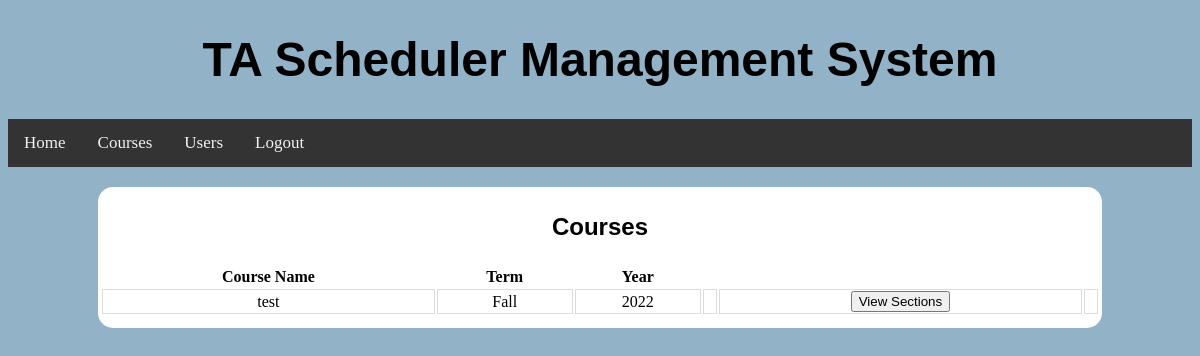
Before: /courses/ (signed in) with the older database file.
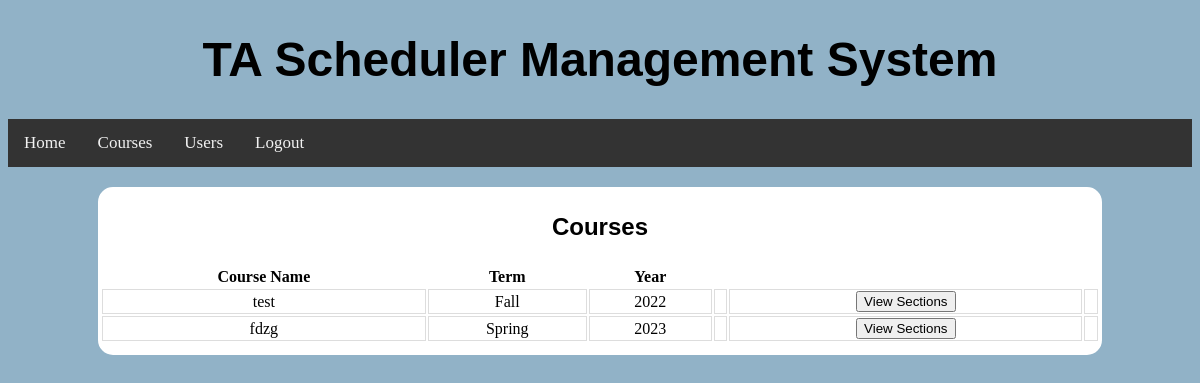
After: the same page with the newer database file.
### BackendWork/models.py (models this page shows, shortened)
class ClassList(models.Model):
    TERM_CHOICES = (('Summer', 'SUMMER'), ('Fall', 'FALL'), ('Winter', 'WINTER'), ('Spring', 'SPRING'))
    name = models.CharField(max_length=20, unique=True)
    term = models.CharField(max_length=30, choices=TERM_CHOICES, default='Fall')
    year = models.IntegerField(default=2022)

### BackendWork/views.py (the view, shortened to what this page needs)
# urls.py: path("courses/", Courses.as_view()),
class Courses(View):
    def get(self, request):
        try:
            request.session["user"]
        except:
            return redirect("/")
        return render(request, "courses.html",
                      {'sessionUser': MyUser.objects.get(username=request.session["user"]),
                       'courses': ClassList.objects.all()})

### templates/courses.html (shortened to what this page needs)
{% load static %}
<!DOCTYPE html>
<html lang="en">
<head>
    <link rel="stylesheet" type="text/css" href="{% static 'css/courses.css' %}"/>
</head>
<div class="navContainer">
    <header class="header">
        <h1><a>TA Scheduler Management System</a></h1>
    </header>
    <div class="navigation">
        <li><a href="/home/">Home</a></li>
        <li><a href="/courses/">Courses</a></li>
        <li><a href="/users/">Users</a></li>
        <li><a href="/">Logout</a></li>
    </div>
</div>
<body>
<div class="container">
    <p class=header>Courses</p>
    <div class="containerbox">
        <table>
            <tr>
                <th>Course Name</th>
                <th>Term</th>
                <th>Year</th>
            </tr>
            <tr>
                {% for i in courses %}
                    <td>{{ i.name }}</td>
                    <td>{{ i.term }}</td>
                    <td>{{ i.year }}</td>
                    <td>
                    </td>
                    <td>
                        <form action="" method="post">
                            <button name="thisCourseSections" value="{{ i.name }}">View Sections</button>
                        </form>
                    </td>
                    <td>
                    </td>
                    </tr>
                {% endfor %}
        </table>
    </div>
</div>
</body>
</html>

Changed rows visible on the page:
added ClassList: name "fdzg", term "Spring", year "2023"
